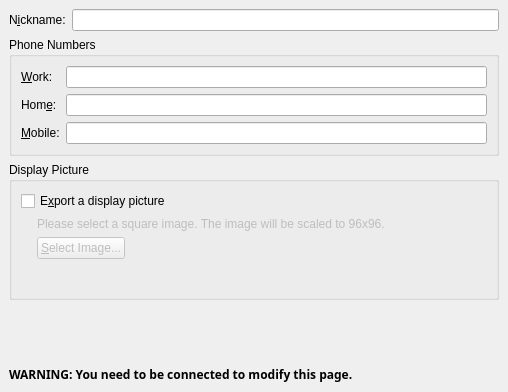
     <widget class="QWidget" name="tab_info" >
      <attribute name="title" >
       <string>U&amp;ser Info</string>
      </attribute>
      <layout class="QVBoxLayout" >
       <property name="margin" >
        <number>9</number>
       </property>
       <property name="spacing" >
        <number>6</number>
       </property>
       <item>
        <layout class="QHBoxLayout" >
         <property name="margin" >
          <number>0</number>
         </property>
         <property name="spacing" >
          <number>6</number>
         </property>
         <item>
          <widget class="QLabel" name="TextLabel2_2_2" >
           <property name="sizePolicy" >
            <sizepolicy>
             <hsizetype>4</hsizetype>
             <vsizetype>4</vsizetype>
             <horstretch>0</horstretch>
             <verstretch>0</verstretch>
            </sizepolicy>
           </property>
           <property name="whatsThis" >
            <string>The alias you would like to use on MSN.  You may change this at any time you wish.</string>
           </property>
           <property name="text" >
            <string>N&amp;ickname:</string>
           </property>
           <property name="buddy" >
            <cstring>m_displayName</cstring>
           </property>
          </widget>
         </item>
         <item>
          <widget class="QLineEdit" name="m_displayName" >
           <property name="whatsThis" >
            <string>The alias you would like to use on MSN.  You may change this at any time you wish.</string>
           </property>
           <property name="readOnly" >
            <bool>false</bool>
           </property>
          </widget>
         </item>
        </layout>
       </item>
       <item>
        <widget class="QGroupBox" name="m_phones" >
         <property name="title" >
          <string>Phone Numbers</string>
         </property>
         <layout class="QGridLayout" >
          <property name="margin" >
           <number>9</number>
          </property>
          <property name="spacing" >
           <number>6</number>
          </property>
          <item row="2" column="0" >
           <widget class="QLabel" name="TextLabel7" >
            <property name="text" >
             <string>&amp;Mobile:</string>
            </property>
            <property name="buddy" >
             <cstring>m_phm</cstring>
            </property>
           </widget>
          </item>
          <item row="1" column="0" >
           <widget class="QLabel" name="TextLabel5" >
            <property name="text" >
             <string>Hom&amp;e:</string>
            </property>
            <property name="buddy" >
             <cstring>m_phh</cstring>
            </property>
           </widget>
          </item>
          <item row="0" column="1" >
           <widget class="QLineEdit" name="m_phw" />
          </item>
          <item row="0" column="0" >
           <widget class="QLabel" name="TextLabel6" >
            <property name="text" >
             <string>&amp;Work:</string>
            </property>
            <property name="buddy" >
             <cstring>m_phw</cstring>
            </property>
           </widget>
          </item>
          <item row="1" column="1" >
           <widget class="QLineEdit" name="m_phh" />
          </item>
          <item row="2" column="1" >
           <widget class="QLineEdit" name="m_phm" />
          </item>
         </layout>
        </widget>
       </item>
       <item>
        <widget class="QGroupBox" name="groupBox_3" >
         <property name="title" >
          <string>Display Picture</string>
         </property>
         <layout class="QGridLayout" >
          <property name="margin" >
           <number>9</number>
          </property>
          <property name="spacing" >
           <number>6</number>
          </property>
          <item row="1" column="0" >
           <layout class="QGridLayout" >
            <property name="margin" >
             <number>0</number>
            </property>
            <property name="spacing" >
             <number>6</number>
            </property>
            <item rowspan="2" row="0" column="0" >
             <spacer>
              <property name="orientation" >
               <enum>Qt::Horizontal</enum>
              </property>
              <property name="sizeType" >
               <enum>QSizePolicy::Fixed</enum>
              </property>
              <property name="sizeHint" >
               <size>
                <width>16</width>
                <height>20</height>
               </size>
              </property>
             </spacer>
            </item>
            <item row="1" column="1" >
             <layout class="QHBoxLayout" >
              <property name="margin" >
               <number>0</number>
              </property>
              <property name="spacing" >
               <number>6</number>
              </property>
              <item>
               <widget class="QPushButton" name="m_selectImage" >
                <property name="enabled" >
                 <bool>false</bool>
                </property>
                <property name="text" >
                 <string>&amp;Select Image...</string>
                </property>
               </widget>
              </item>
              <item>
               <spacer>
                <property name="orientation" >
                 <enum>Qt::Horizontal</enum>
                </property>
                <property name="sizeType" >
                 <enum>QSizePolicy::Expanding</enum>
                </property>
                <property name="sizeHint" >
                 <size>
                  <width>61</width>
                  <height>21</height>
                 </size>
                </property>
               </spacer>
              </item>
             </layout>
            </item>
            <item row="0" column="1" >
             <widget class="QLabel" name="textLabel1_2" >
              <property name="enabled" >
               <bool>false</bool>
              </property>
              <property name="sizePolicy" >
               <sizepolicy>
                <hsizetype>5</hsizetype>
                <vsizetype>5</vsizetype>
                <horstretch>0</horstretch>
                <verstretch>0</verstretch>
               </sizepolicy>
              </property>
              <property name="text" >
               <string>Please select a square image. The image will be scaled to 96x96.</string>
              </property>
              <property name="alignment" >
               <set>Qt::AlignVCenter</set>
              </property>
             </widget>
            </item>
           </layout>
          </item>
          <item row="2" column="0" >
           <spacer>
            <property name="orientation" >
             <enum>Qt::Vertical</enum>
            </property>
            <property name="sizeType" >
             <enum>QSizePolicy::Minimum</enum>
            </property>
            <property name="sizeHint" >
             <size>
              <width>20</width>
              <height>1</height>
             </size>
            </property>
           </spacer>
          </item>
          <item row="0" column="0" >
           <widget class="QCheckBox" name="m_useDisplayPicture" >
            <property name="text" >
             <string>E&amp;xport a display picture</string>
            </property>
           </widget>
          </item>
          <item rowspan="3" row="0" column="1" >
           <layout class="QVBoxLayout" >
            <property name="margin" >
             <number>0</number>
            </property>
            <property name="spacing" >
             <number>0</number>
            </property>
            <item>
             <widget class="QLabel" name="m_displayPicture" >
              <property name="enabled" >
               <bool>false</bool>
              </property>
              <property name="sizePolicy" >
               <sizepolicy>
                <hsizetype>0</hsizetype>
                <vsizetype>0</vsizetype>
                <horstretch>0</horstretch>
                <verstretch>0</verstretch>
               </sizepolicy>
              </property>
              <property name="minimumSize" >
               <size>
                <width>96</width>
                <height>96</height>
               </size>
              </property>
              <property name="maximumSize" >
               <size>
                <width>96</width>
                <height>96</height>
               </size>
              </property>
              <property name="scaledContents" >
               <bool>true</bool>
              </property>
             </widget>
            </item>
            <item>
             <spacer>
              <property name="orientation" >
               <enum>Qt::Vertical</enum>
              </property>
              <property name="sizeType" >
               <enum>QSizePolicy::Minimum</enum>
              </property>
              <property name="sizeHint" >
               <size>
                <width>20</width>
                <height>1</height>
               </size>
              </property>
             </spacer>
            </item>
           </layout>
          </item>
         </layout>
        </widget>
       </item>
       <item>
        <spacer>
         <property name="orientation" >
          <enum>Qt::Vertical</enum>
         </property>
         <property name="sizeType" >
          <enum>QSizePolicy::Expanding</enum>
         </property>
         <property name="sizeHint" >
          <size>
           <width>20</width>
           <height>60</height>
          </size>
         </property>
        </spacer>
       </item>
       <item>
        <widget class="QLabel" name="m_warning_1" >
         <property name="font" >
          <font>
           <family>Sans Serif</family>
           <pointsize>9</pointsize>
           <weight>75</weight>
           <italic>false</italic>
           <bold>true</bold>
           <underline>false</underline>
           <strikeout>false</strikeout>
          </font>
         </property>
         <property name="text" >
          <string>WARNING: You need to be connected to modify this page.</string>
         </property>
         <property name="alignment" >
          <set>Qt::AlignVCenter</set>
         </property>
        </widget>
       </item>
      </layout>
     </widget>
